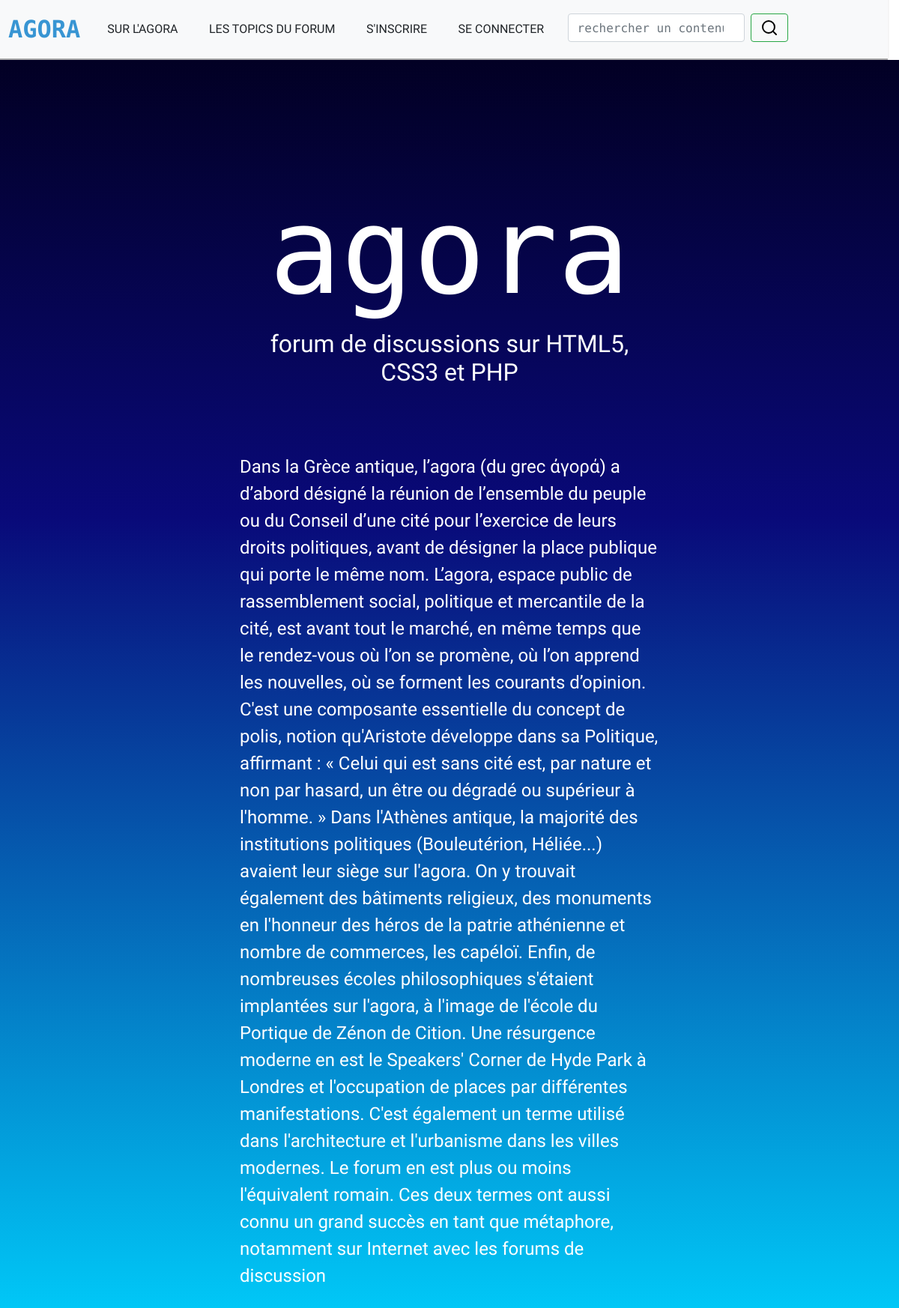
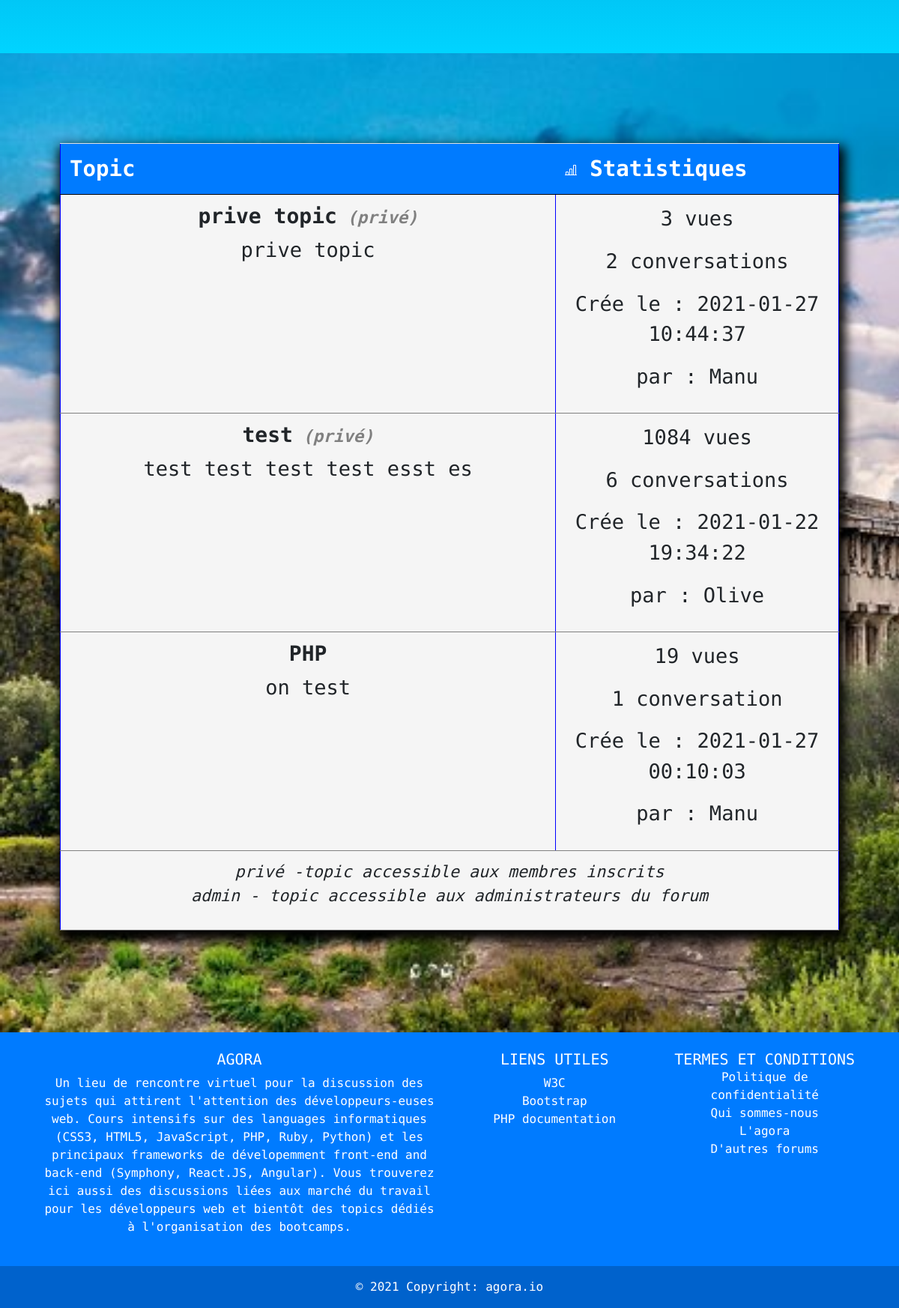
The page / on the database its author committed (2 pictures, top to bottom).
### tables this page shows
CREATE TABLE IF NOT EXISTS `topic` (
  `id` int(11) NOT NULL AUTO_INCREMENT,
  `titre` varchar(255) NOT NULL,
  `description` varchar(255) NOT NULL,
  `id_createur` varchar(255) NOT NULL,
  `id_droits` int(11) NOT NULL,
  `date` datetime NOT NULL DEFAULT CURRENT_TIMESTAMP,
  PRIMARY KEY (`id`)
);

CREATE TABLE IF NOT EXISTS `utilisateurs` (
  `id` int(11) NOT NULL AUTO_INCREMENT,
  `login` varchar(255) NOT NULL,
  `nom` varchar(255) NOT NULL,
  `prenom` varchar(255) NOT NULL,
  `mail` varchar(255) NOT NULL,
  `password` varchar(255) NOT NULL,
  `id_droits` int(11) NOT NULL,
  `date` datetime NOT NULL DEFAULT CURRENT_TIMESTAMP,
  PRIMARY KEY (`id`)
);

### classes/Models/TopicModel.php (called while the page is built, shortened)
<?php
class TopicModel extends Model
{
    public function selectTopics(int $id_droit)
    {
        $droit = htmlspecialchars($id_droit, ENT_QUOTES);
        return $requete = $this->requete("SELECT * FROM topic WHERE id_droits <= $droit")->fetchAll();
    }
    public function selectCreateur($id_createur)
    {
        $createur = htmlspecialchars($id_createur, ENT_QUOTES);
        return $requete = $this->requete("SELECT login FROM utilisateurs WHERE id = $createur")->fetchAll();
    }
    public function selectConversations($id_topic)
    {
        $id_topic = htmlspecialchars($id_topic, ENT_QUOTES);
        return $requete = $this->requete("SELECT COUNT(*) FROM conversations WHERE id_topic = $id_topic")->fetchColumn();
    }
}

### classes/Db/Db.php (called while the page is built, shortened)
<?php
class Db extends PDO
{
    private static $instance;
    private function __construct()
    {
        $_dsn = 'mysql:dbname='. self::DBNAME . '; charset=utf8; host=' . self::DBHOST;
    }
    public static function getInstance():self
    {
        if(self::$instance === null){
            self::$instance = new self();
        }
        return self::$instance;
    }
}

### classes/Models/Model.php (called while the page is built, shortened)
<?php
class Model extends Db
{
    public function requete(string $sql, array $attributs = null)
    {
        $this->db = Db::getInstance();
        if ($attributs !== null) {
            $query = $this->db->prepare($sql);
            $query->execute($attributs);
            return $query;
        }
        else {
            return $this->db->query($sql);
        }
    }
}

### classes/Models/Vues.php (called while the page is built, shortened)
<?php
class Vues extends Model
{
    public function __construct()
    {
        $this->table = 'vues';
    }
    public function vuesTopic(int $id_topic)
    {
        return $requete = $this->requete("SELECT * FROM $this->table WHERE id_topic = $id_topic")->rowcount();
    }
}

### index.php (the view, shortened to what this page needs)
<?php
function topicDesc (object $topic)
{
    echo("<td class=\"td_topic col-7\" scope='col'>");
    echo("<h3>");
    echo $topic->titre;
    echo("</h3>");
    echo('<a href="conversation.php?id='.$topic->id.'">');
    echo $topic->description;
    echo('</a>');
    echo('</td>');
}
function topicStat(object $topicModel, object $topic, object $vues)
{
    echo("<td class=\"td_topic col-4\" scope='col'>");
    $vues = $vues->vuesTopic($topic->id);
    echo '<p>'.$vues;
    if ($vues <= 1)
    {
        echo (" vue </p>");
    } else
    {
        echo(" vues </p>");
    }
    $conv = $topicModel->selectConversations($topic->id);
    echo '<p>'.$conv;
    if ($conv<=1) {
        echo(" conversation</p>");
    } else
    {
        echo(" conversations</p>");
    }
    echo("<p>Crée le : ");
    echo $topic->date."</p>";
    echo("<p>par : ");
    $createur = $topicModel->selectCreateur($topic->id_createur);
    echo($createur[0]->login."</p>");
    echo("</td>");
}
?>
<body id="indexbody">
    <?php include 'header.php'; ?>
    <main id="indexmain">
        <section id="indexsection1">
        <h1>agora</h1>
        <h2>forum de discussions sur HTML5, CSS3 et PHP</h2>
        <p>Dans la Grèce antique, l’agora (du grec ἀγορά) a d’abord désigné
            la réunion de l’ensemble du peuple ou du Conseil d’une cité pour
            l’exercice de leurs droits politiques, avant de désigner la place
            publique qui porte le même nom. L’agora, espace public de
            rassemblement social, politique et mercantile de la cité, est avant
            tout le marché, en même temps que le rendez-vous où l’on se promène,
            où l’on apprend les nouvelles, où se forment les courants d’opinion.
            C'est une composante essentielle du concept de polis, notion qu'Aristote
            développe dans sa Politique, affirmant : « Celui qui est sans cité est,
            par nature et non par hasard, un être ou dégradé ou supérieur à l'homme. »
            Dans l'Athènes antique, la majorité des institutions politiques
            (Bouleutérion, Héliée...) avaient leur siège sur l'agora.
            On y trouvait également des bâtiments religieux, des monuments en
            l'honneur des héros de la patrie athénienne et nombre de commerces,
            les capéloï. Enfin, de nombreuses écoles philosophiques s'étaient
            implantées sur l'agora, à l'image de l'école du Portique de Zénon
            de Cition. Une résurgence moderne en est le Speakers' Corner de Hyde
            Park à Londres et l'occupation de places par différentes manifestations.
            C'est également un terme utilisé dans l'architecture et l'urbanisme
            dans les villes modernes. Le forum en est plus ou moins l'équivalent
            romain. Ces deux termes ont aussi connu un grand succès en tant que
            métaphore, notamment sur Internet avec les forums de discussion</p>
        </section>
        <section id="indexsection2">
        <table class="table" id="tabletopic">
            <tr class="tr_topic">
                <th class="th_topic col-6" scope="col">Topic</th>
                <th class="th_topic col-3" scope="col">
                Statistiques</th>
                </tr>
                <?php
                if (isset($_SESSION['user']))
                {
                    if ($_SESSION['user']['id_droits']>=1 and $_SESSION['user']['id_droits']<200)
                    {
                        $topic = new \App\classes\Models\TopicModel();
                        $topicPublic = $topic->selectTopics(100);
                        for ($item=0;isset($topicPublic[$item]);$item++)
                        {
                            echo("<tr>");
                            topicDesc($topicPublic[$item]);
                            $vue = new Vues;
                            topicStat($topic, $topicPublic[$item], $vue);
                            echo("</tr>");
                        }
                    } elseif ($_SESSION['user']['id_droits']>100)
                      {
                        $topic = new \App\classes\Models\TopicModel();
                        $topicPublic = $topic->selectTopics(200);
                        for ($item=0;isset($topicPublic[$item]);$item++)
                        {
                            echo("<tr class=\"tr_topic\">");
                            topicDesc($topicPublic[$item]);
                            $vue = new Vues;
                            topicStat($topic, $topicPublic[$item], $vue);
                            echo("</tr>");
                        }
                    }
                } else
                  {
                      $topic = new \App\classes\Models\TopicModel();
                        $topicPublic = $topic->selectTopics(100);
                        for ($item=0;isset($topicPublic[$item]);$item++)
                        {
                            echo("<tr class=\"tr_topic\">");
                            if ($topicPublic[$item]->id_droits==1)
                            {
                                echo("<td class=\"td_topic col-7\" scope='col'>");
                                echo("<h3>");
                                echo $topicPublic[$item]->titre;
                                echo("<span class=\"spanlisttopic\"> (privé) </span>");
                                echo("</h3>");
                                echo('<a href="#'.$topicPublic[$item]->id.'">');
                                echo $topicPublic[$item]->description;
                                echo('</a>');
                                echo('</td>');
                            } else
                            {
                                topicDesc($topicPublic[$item]);
                            }
                            $vue = new Vues;
                            topicStat($topic, $topicPublic[$item], $vue);
                            echo("</tr>");
                        }
                    }
                ?>
            <tr class="tr_topic">
                <td class="td_topic" scope='col' colspan="3">
                    <ul>
                        <li class="td_footeritem">
                            privé -topic accessible aux membres inscrits
                        </li>
                        <li class="td_footeritem">
                            admin - topic accessible aux administrateurs du forum
                        </li>
                    </ul>
                </td>
            </tr>
        </table>
        </section>
    </main>
    <?php include 'footer.php'; ?>
</body>
</html>

### rows shown on the page
topic: titre "prive topic", description "prive topic", vues "3", conv "2", shows "conversations", date "2021-01-27 10:44:37", utilisateurs.login "Manu"
topic: titre "test", description "test test test test esst es", vues "1084", conv "6", shows "conversations", date "2021-01-22 19:34:22", utilisateurs.login "Olive"
topic: titre "PHP", description "on test", vues "19", conv "1", shows "conversation", date "2021-01-27 00:10:03", utilisateurs.login "Manu"
